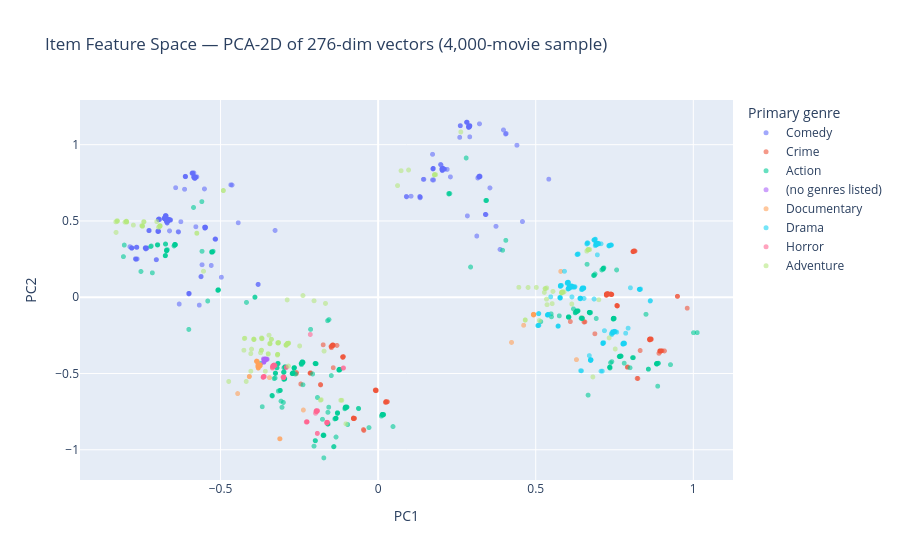

The code cell stored with this chart in its notebook:
### Code cell
from sklearn.decomposition import PCA

rng_viz     = np.random.default_rng(42)
sample_idx  = rng_viz.choice(len(movies), size=min(4000, len(movies)), replace=False)
coords      = PCA(n_components=2, random_state=42).fit_transform(dense[sample_idx])
primary     = movies.iloc[sample_idx]["genres"].str.split("|").str[0].values

viz = pd.DataFrame({"PC1": coords[:, 0], "PC2": coords[:, 1], "Primary genre": primary})
top_genres = viz["Primary genre"].value_counts().head(8).index
viz = viz[viz["Primary genre"].isin(top_genres)]

fig = px.scatter(
    viz, x="PC1", y="PC2", color="Primary genre", opacity=0.6,
    title="Item Feature Space — PCA-2D of 276-dim vectors (4,000-movie sample)",
)
fig.update_traces(marker_size=5)
save_fig(fig, "15_feature_space_pca")

### Figure 1 — Plotly figure (JSON) as saved in the notebook; plotly's stock layout.template omitted (floating-point values rounded to 4 significant figures; data arrays with more than 128 entries replaced by an {"elided": "..."} marker saying what was removed)
{"data": [{"hovertemplate": "Primary genre=Comedy<br>PC1=%{x}<br>PC2=%{y}<extra></extra>", "legendgroup": "Comedy", "marker": {"color": "#636efa", "opacity": 0.6, "size": 5, "symbol": "circle"}, "mode": "markers", "name": "Comedy", "showlegend": true, "type": "scattergl", "x": {"elided": "915 float values"}, "xaxis": "x", "y": {"elided": "915 float values"}, "yaxis": "y"}, {"hovertemplate": "Primary genre=Crime<br>PC1=%{x}<br>PC2=%{y}<extra></extra>", "legendgroup": "Crime", "marker": {"color": "#EF553B", "opacity": 0.6, "size": 5, "symbol": "circle"}, "mode": "markers", "name": "Crime", "showlegend": true, "type": "scattergl", "x": {"elided": "207 float values"}, "xaxis": "x", "y": {"elided": "207 float values"}, "yaxis": "y"}, {"hovertemplate": "Primary genre=Action<br>PC1=%{x}<br>PC2=%{y}<extra></extra>", "legendgroup": "Action", "marker": {"color": "#00cc96", "opacity": 0.6, "size": 5, "symbol": "circle"}, "mode": "markers", "name": "Action", "showlegend": true, "type": "scattergl", "x": {"elided": "452 float values"}, "xaxis": "x", "y": {"elided": "452 float values"}, "yaxis": "y"}, {"hovertemplate": "Primary genre=(no genres listed)<br>PC1=%{x}<br>PC2=%{y}<extra></extra>", "legendgroup": "(no genres listed)", "marker": {"color": "#ab63fa", "opacity": 0.6, "size": 5, "symbol": "circle"}, "mode": "markers", "name": "(no genres listed)", "showlegend": true, "type": "scattergl", "x": {"elided": "304 float values"}, "xaxis": "x", "y": {"elided": "304 float values"}, "yaxis": "y"}, {"hovertemplate": "Primary genre=Documentary<br>PC1=%{x}<br>PC2=%{y}<extra></extra>", "legendgroup": "Documentary", "marker": {"color": "#FFA15A", "opacity": 0.6, "size": 5, "symbol": "circle"}, "mode": "markers", "name": "Documentary", "showlegend": true, "type": "scattergl", "x": {"elided": "361 float values"}, "xaxis": "x", "y": {"elided": "361 float values"}, "yaxis": "y"}, {"hovertemplate": "Primary genre=Drama<br>PC1=%{x}<br>PC2=%{y}<extra></extra>", "legendgroup": "Drama", "marker": {"color": "#19d3f3", "opacity": 0.6, "size": 5, "symbol": "circle"}, "mode": "markers", "name": "Drama", "showlegend": true, "type": "scattergl", "x": {"elided": "982 float values"}, "xaxis": "x", "y": {"elided": "982 float values"}, "yaxis": "y"}, {"hovertemplate": "Primary genre=Horror<br>PC1=%{x}<br>PC2=%{y}<extra></extra>", "legendgroup": "Horror", "marker": {"color": "#FF6692", "opacity": 0.6, "size": 5, "symbol": "circle"}, "mode": "markers", "name": "Horror", "showlegend": true, "type": "scattergl", "x": {"elided": "208 float values"}, "xaxis": "x", "y": {"elided": "208 float values"}, "yaxis": "y"}, {"hovertemplate": "Primary genre=Adventure<br>PC1=%{x}<br>PC2=%{y}<extra></extra>", "legendgroup": "Adventure", "marker": {"color": "#B6E880", "opacity": 0.6, "size": 5, "symbol": "circle"}, "mode": "markers", "name": "Adventure", "showlegend": true, "type": "scattergl", "x": {"elided": "158 float values"}, "xaxis": "x", "y": {"elided": "158 float values"}, "yaxis": "y"}], "layout": {"legend": {"title": {"text": "Primary genre"}, "tracegroupgap": 0}, "title": {"text": "Item Feature Space — PCA-2D of 276-dim vectors (4,000-movie sample)"}, "xaxis": {"anchor": "y", "domain": [0, 1], "title": {"text": "PC1"}}, "yaxis": {"anchor": "x", "domain": [0, 1], "title": {"text": "PC2"}}}}
